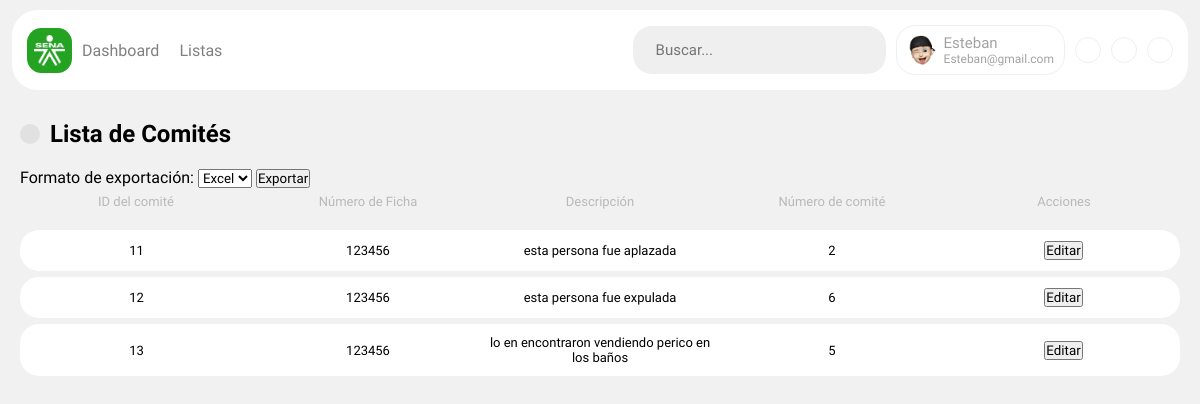
The app's page /views/lista_comite.php?id_aprendiz=1 (signed in), older data.
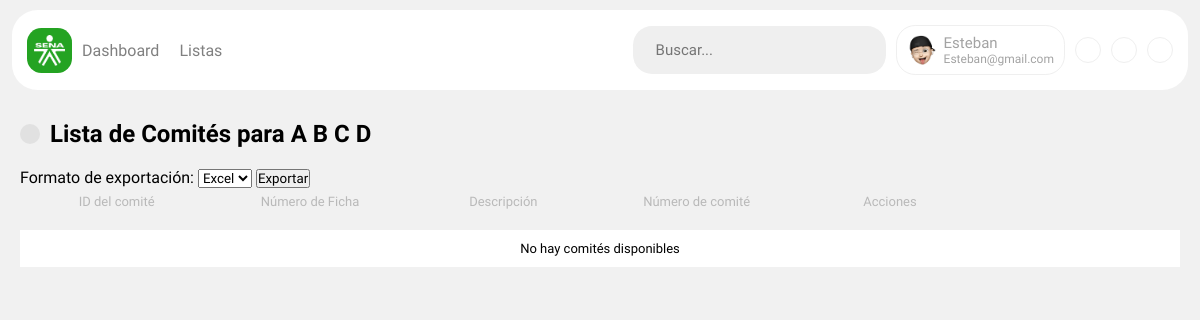
The same page, newer data.
### tables this page shows
CREATE TABLE `comite` (
  `id` int(11) NOT NULL,
  `id_aprendiz` int(11) NOT NULL,
  `id_ficha` int(11) NOT NULL,
  `descripcion` text NOT NULL,
  `num` int(11) NOT NULL
);

CREATE TABLE `ficha` (
  `ID_Ficha` int(11) NOT NULL,
  `Numero_Ficha` int(20) NOT NULL,
  `Nombre_Ficha` varchar(255) NOT NULL,
  `modalidad_id` int(11) DEFAULT NULL,
  `formacion_id` int(11) DEFAULT NULL,
  `centro_id` int(11) DEFAULT NULL
);

### views/lista_comite.php (the view, shortened to what this page needs)
<?php
include("../model/config.php");
$result = null;
$id_aprendiz = null;
$nombre_aprendiz = "";
if (isset($_GET['id_aprendiz'])) {
    $id_aprendiz = $_GET['id_aprendiz'];
    $query_aprendiz = "SELECT CONCAT(Primer_Nombre, ' ', Segundo_Nombre, ' ', Primer_Apellido, ' ', Segundo_Apellido) AS nombre_completo FROM aprendiz WHERE ID_Aprendiz = ?";
    $stmt_aprendiz = $con->prepare($query_aprendiz);
    $stmt_aprendiz->bind_param("i", $id_aprendiz);
    $stmt_aprendiz->execute();
    $result_aprendiz = $stmt_aprendiz->get_result();
    if ($result_aprendiz->num_rows > 0) {
        $row_aprendiz = $result_aprendiz->fetch_assoc();
        $nombre_aprendiz = $row_aprendiz['nombre_completo'];
    }
}
if ($id_aprendiz !== null) {
    $query = "SELECT comite.*, ficha.Numero_Ficha FROM comite
              JOIN ficha ON comite.id_ficha = ficha.ID_Ficha
              WHERE id_aprendiz = ?";
    $stmt = $con->prepare($query);
    $stmt->bind_param("i", $id_aprendiz);
    $stmt->execute();
    $result = $stmt->get_result();
}
?>
<!DOCTYPE html>
<html lang="es">
<head>
    <link rel="stylesheet" href="../static/style/tablas.css">
    <link rel="stylesheet" href="../static/style/modal.css">
</head>
<body>
    <?php include '../components/menu.php'; ?>
    <section>
        <div class='title-accion'>
            <div>
                <button type="button" id="openAddComiteModal" class="agregar">
                </button>
            </div>
            <h1>Lista de Comités <?php echo $nombre_aprendiz ? 'para ' . htmlspecialchars($nombre_aprendiz) : ''; ?></h1>
        </div>
        <form action="exportar_comite.php" method="post">
            <label for="formato">Formato de exportación:</label>
            <select name="formato" id="formato">
                <option value="excel">Excel</option>
            </select>
            <button type="submit">Exportar</button>
        </form>
        <table id='table'>
            <thead>
                <tr>
                    <th>ID del comité</th>
                    <th>Número de Ficha</th>
                    <th>Descripción</th>
                    <th>Número de comité</th>
                    <th>Acciones</th>
                </tr>
            </thead>
            <tbody>
                <?php if ($result->num_rows > 0): ?>
                    <?php while ($row = $result->fetch_assoc()): ?>
                        <tr class='fila'>
                            <td><?= htmlspecialchars($row['id']) ?></td>
                            <td><?= htmlspecialchars($row['Numero_Ficha']) ?></td>
                            <td><?= htmlspecialchars($row['descripcion']) ?></td>
                            <td><?= htmlspecialchars($row['num']) ?></td>
                            <td>
                            <button type="button" class="btn btn-warning" onclick="editarComite(<?= htmlspecialchars($row['id']) ?>)">Editar</button>
                            </td>
                        </tr>
                    <?php endwhile; ?>
                <?php else: ?>
                    <tr>
                        <td colspan="6">No hay comités disponibles</td>
                    </tr>
                <?php endif; ?>
            </tbody>
        </table>
    </section>
</body>
</html>

Row changes from the older to the newer data that the page shows:
removed comite: id "11", id_ficha.Numero_Ficha "123456", descripcion "esta persona fue aplazada", num "2"
removed comite: id "12", id_ficha.Numero_Ficha "123456", descripcion "esta persona fue expulada", num "6"
removed comite: id "13", id_ficha.Numero_Ficha "123456", descripcion "lo en encontraron vendiendo perico en los baños", num "5"
Text that changed along with them:
$nombre_aprendiz: (not shown) → "A B C D"
text now shown: "para No hay comités disponibles"
